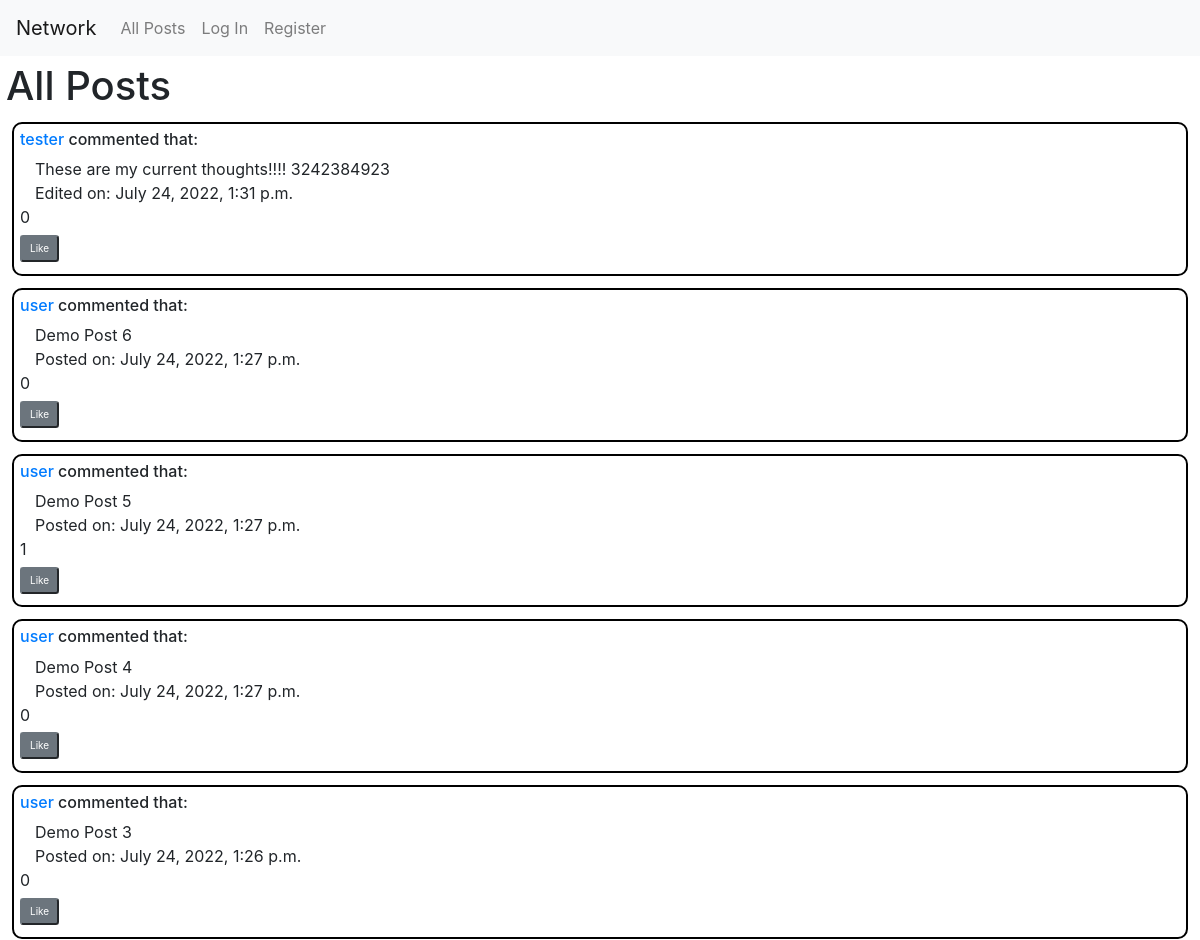
Before: / (upper part) with the older database file.
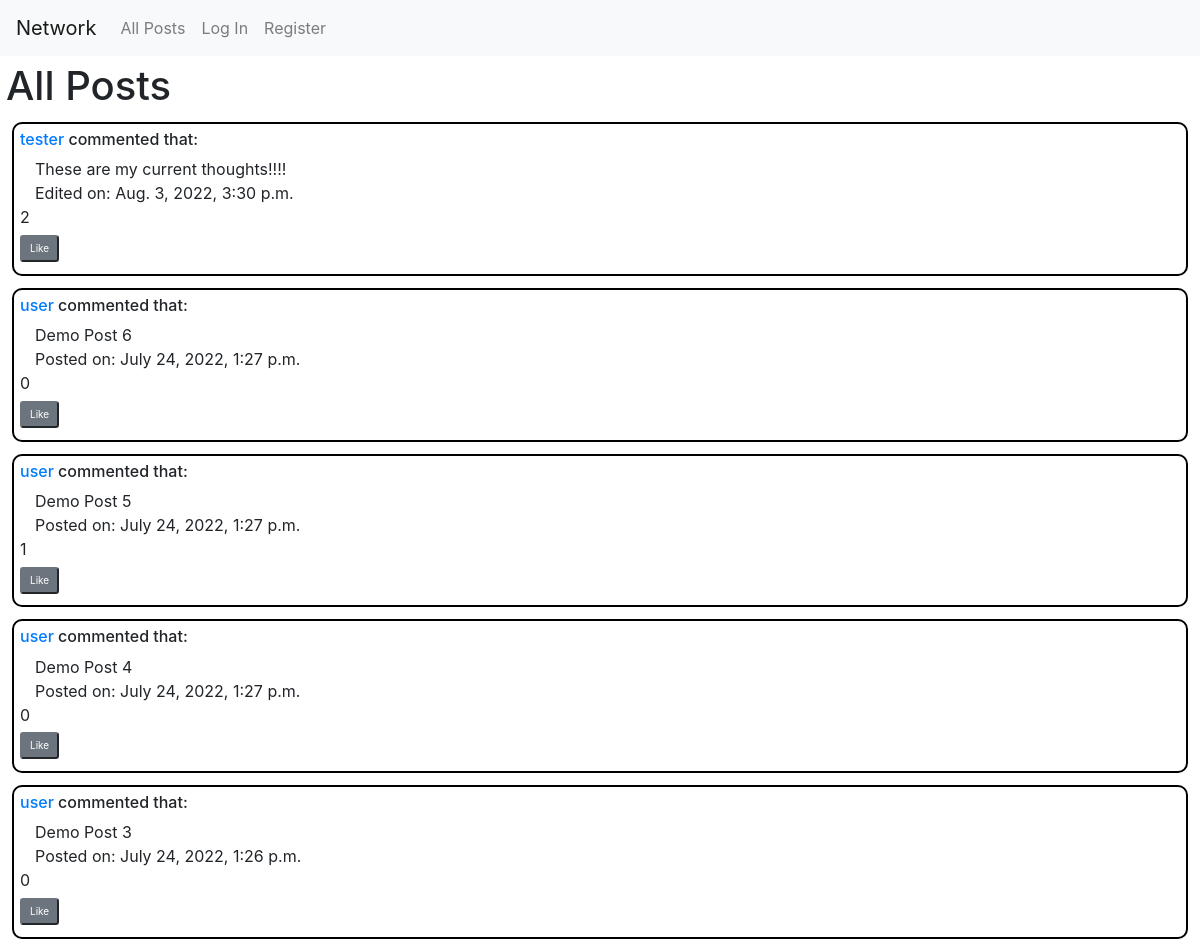
After: the same page with the newer database file.
### network/models.py (models this page shows, shortened)
class Post(models.Model):
    post_id = models.BigAutoField(primary_key=True)
    post_content = models.TextField()
    post_timestamp = models.DateTimeField(auto_now_add=True, verbose_name="Post_Created")
    post_edited = models.BooleanField(default=False)
    post_edited_timestamp = models.DateTimeField(auto_now=True, verbose_name="Post_Edited", null=True, blank=True)    # Only updated for Model.save(). May be empty as may not be edited
    post_num_likes = models.IntegerField(default=0)
    post_likes_list = models.ManyToManyField(User, related_name="Posts_Liked")
    user = models.ForeignKey(User, on_delete=models.CASCADE, related_name="Author")
    class Meta:
        ordering = ['-post_timestamp']

class User(AbstractUser):
    id = models.BigAutoField(primary_key=True)
    following_list = models.ManyToManyField("self", symmetrical=False, blank=True, related_name="Followers")

### network/views.py (the view)
# urls.py: path("", views.index, name="index"),
def index(request):
    if request.method == "POST":
        current_user = request.user
        user_post_content = request.POST["posting_area"]
        user_post = Post(user=current_user, post_content=user_post_content)
        user_post.save()
        return HttpResponseRedirect(reverse("index"))
    else:
        public_posts = Post.objects.all()
        public_posts_list = []
        for object in public_posts:
            public_posts_list.append(object)
        public_posts_paginator = Paginator(public_posts_list, 10)   # Show 10 per Page
        page_number = request.GET.get('page')       # When User clicks on a Page Number
        page_obj = public_posts_paginator.get_page(page_number)
        return render(request, "network/index.html", {
            "post_form": NewPost(),
            'page_obj': page_obj
        })

### network/templates/network/index.html (shortened to what this page needs)
{% extends "network/layout.html" %}
{% load static %}
{% block body %}
    <h1 class="nav-headers">All Posts</h1>
    {% for post in page_obj %}
        <div class="general-post">
            <h6><a href="{% url 'profile' post.user.User_Profile.profile_id %}">{{ post.user.username }}</a> commented that:</h6>
            <div id="Post-{{ post.post_id }}" class="container-fluid Post-View">
                <div name="Post-Contents" class="Post-Contents" id="Post-Contents-{{ post.post_id }}">
                    {{ post.post_content }}
                </div>
                {% if post.post_edited %}
                    <span id="Post-Edited-Timestamp-{{ post.post_id }}">Edited on: {{ post.post_edited_timestamp }}</span>
                {% else %}
                    <span id="Post-Timestamp-{{ post.post_id }}">Posted on: {{ post.post_timestamp }}</span>
                {% endif %}
            </div>
            <div id="Post-Buttons-{{ post.post_id }}">
                <span id="Num-Likes-{{ post.post_id }}">{{ post.post_num_likes }}</span>
                <div id="Post-Like-Div-{{ post.post_id }}">
                    <button class="btn-sm btn-secondary button-margins Post-Like-Button" id="Post-Like-Button-{{ post.post_id }}" value="{{ post.post_id }}">Like</button>
                </div>
            </div>
        </div>
    {% endfor %}
{% endblock %}

Changed rows visible on the page:
changed Post "tester": post_content "These are my current thoughts!!!! 3242384923" → "These are my current thoughts!!!!"; post_edited_timestamp "July 24, 2022, 1:31 p.m." → "Aug. 3, 2022, 3:30 p.m."; post_num_likes "0" → "2"
